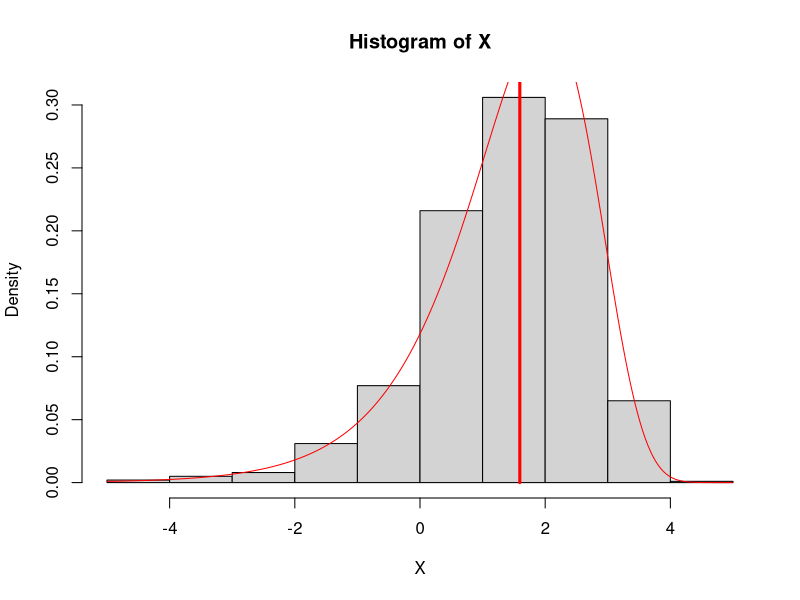
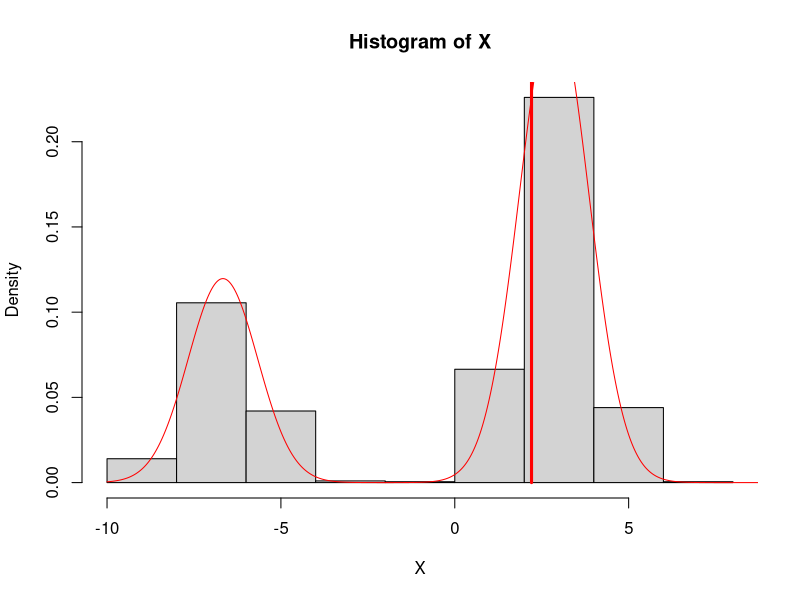
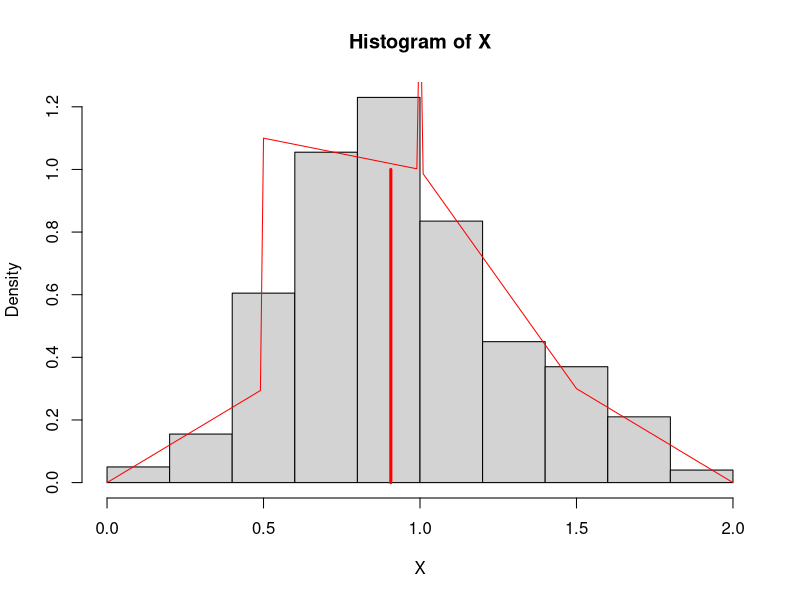
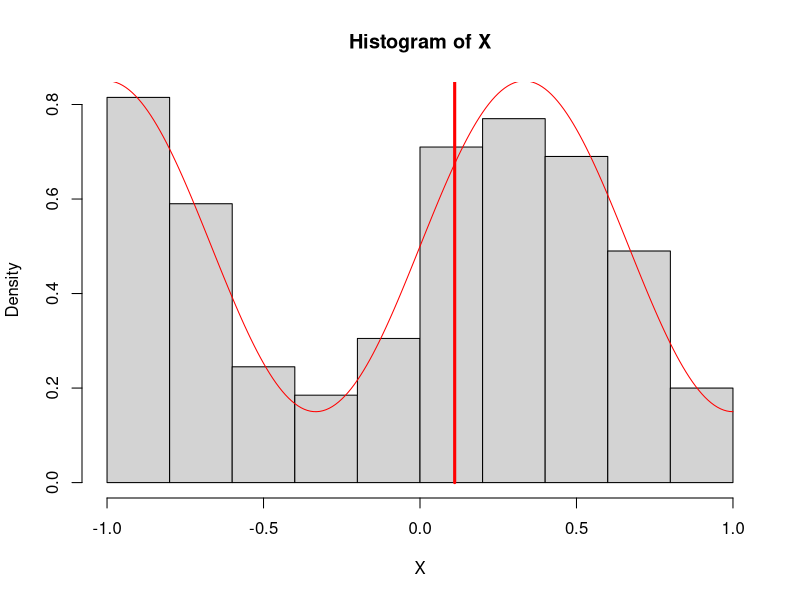
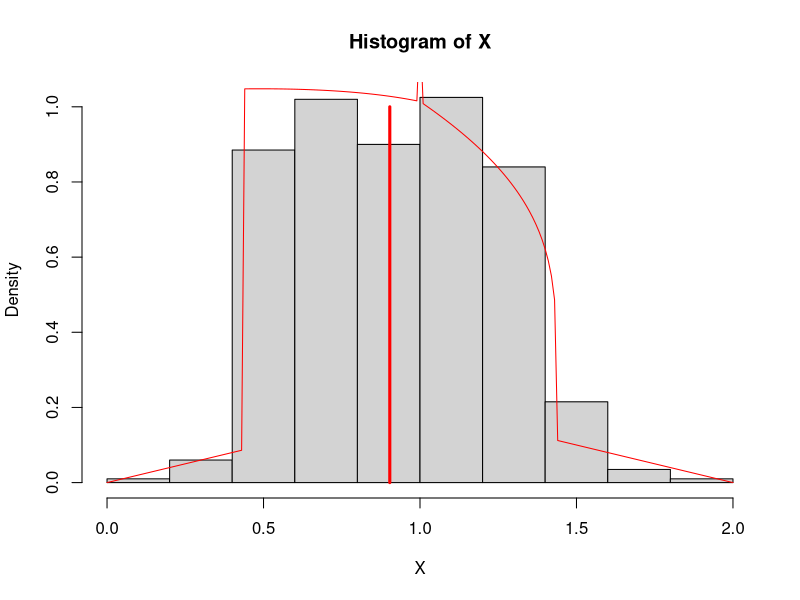

The R script that drew these images, in order: (Note: a time limit stopped this script after it produced the figures.)
ranydist <- function(n, a, b, f, M, ...){
  Y <- c()
  i <- 1
  M <- M*(b-a)
  while(length(Y) < n){
    x <- runif(1, a, b)
    u <- runif(1, 0, 1)
    if(u < f(x, ...)/M){
      Y[i] <- x
      i <- i + 1
    }
  }
  return(Y)
}

EV <- function(x, theta){exp(x-theta - exp(x-theta))}
new_beta <- function(x, theta){0.3*(dbeta(x - 1, 1, 2) + dbeta(x, 2, 1)) + 0.4*dbeta(x-0.5, 1, theta)}
mix_beta <- function(x, theta){0.1*(dbeta(x-1,1,2) + dbeta(x,2,1)) + 0.8*dbeta(x+2^(-1/theta) - 1, 1,theta)}
new_sin <- function(x, theta, j){0.5 + theta*sin(pi * j *x)}
normal_fencher <- function(x, dzeta){dnorm(x/(1+dzeta))*(x <= 0) + dnorm(x/(1-dzeta))*(x > 0)}
cauchy_fencher <- function(x, dzeta){dcauchy(x/(1+dzeta))*(x <= 0) + dcauchy(x/(1-dzeta))*(x > 0)}
lehm <- function(x, theta){(theta * 0.5^theta * (x+1)^(theta-1))*(abs(x) <= 1)}
N2B2 <- function(x, theta){0.25*(dnorm(x-2) + dnorm(x+2)) + dbeta(4*x+4, theta, 4) + 0.75*dbeta(3*x, 6, 3)}
LC <- function(x, theta){0.7*dnorm(x-theta/0.7) + 0.3*dnorm(x+theta/0.3)}
NC2 <- function(x, theta){0.3*dnorm(x) + 0.4*dcauchy(x-theta) + 0.3*dcauchy(x+2*theta)}
Chi2 <- function(x, theta){(dchisq(-x, theta) + dchisq(x, 6))/2}
NC <- function(x, theta){0.5*dnorm(x) + 0.5*dcauchy(x-theta)}
B3 <- function(x, theta){
  m <- (2/3)/(1+theta-2/3)
  0.1*dbeta(x+1, 1, 2) + 0.1*dbeta(x, 2, 1) + 0.8*dbeta(x+m, 1, theta)
}
rTuk <- function(n, t1, t2){
  U <- runif(n, 0, 1)
  return((U^t1 - 1)/t1 - ((1-U)^t2 - 1)/t2)
}

make_hist <- function(f, a, b, ...){
  p <- seq(a, b, 0.01)
  X <- ranydist(1000, a, b, f, max(f(p, ...)), ...)
  m <- median(X)
  hist(X, freq = F)
  lines(p, f(p, ...), col = 'red')
  lines(c(m,m), c(0,1), col = 'red', lwd = 3)
}

make_hist(EV, -5, 5, 2)
make_hist(LC, -10, 10, 2)
make_hist(new_beta, 0, 2, 2)
make_hist(new_sin, -1, 1, 0.35, 1.5)
make_hist(mix_beta, 0, 2, 1.2)
make_hist(N2B2, -5, 5, 0.5)
make_hist(Chi2, -20, 20, 2)
make_hist(NC, -20, 20, 3.4)
make_hist(B3, -5, 5, 1)
make_hist(lehm, -1, 1, 1.6)

X <- rTuk(1000, 7, 1.8)
m <- median(X)
hist(X, freq = F)
lines(c(m,m), c(0,1), col = 'red', lwd = 3)


NS <- c(rep(57.9, 5), rep(52.4, 4), rep(62.6, 4), rep(72.4, 6))
NL <- c(rep(53.8, 5), rep(56.7, 4), rep(65.4, 4), rep(67.1, 6))
TS <- c(rep(66.7, 5), rep(53.4, 4), rep(66.4, 4), rep(61.1, 6))
TL <- c(rep(58.8, 5), rep(55.6, 4), rep(64.9, 4), rep(61.6, 6))
V <- c(rep(64.5, 5), rep(5.7, 4), rep(41.3, 4), rep(73.8, 6))
ST <- c(rep(15.8, 5), rep(14.9, 4), rep(30, 4), rep(56.6, 6))
W <- c(rep(1.9, 5), rep(7.4, 4), rep(20.1, 4), rep(78, 6))
MG <- c(rep(69.8, 5), rep(18.4, 4), rep(68.7, 4), rep(63, 6))

mean(NS)
mean(NL)
mean(TS)
mean(TL)
mean(V)
mean(ST)
mean(W)
mean(MG)
